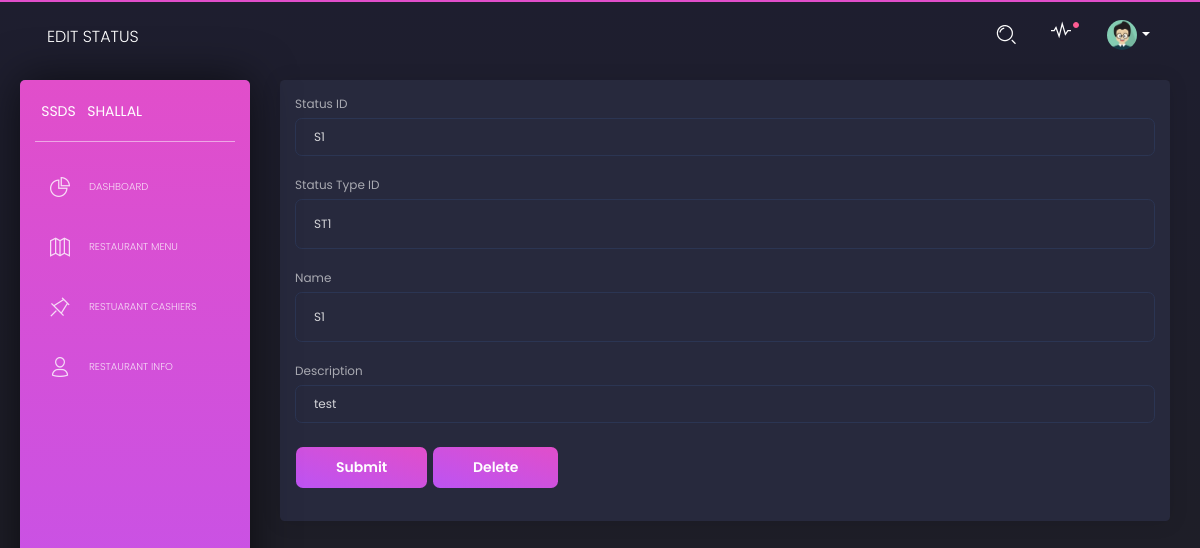
The page /editStatus/S1 on the database as committed earlier.
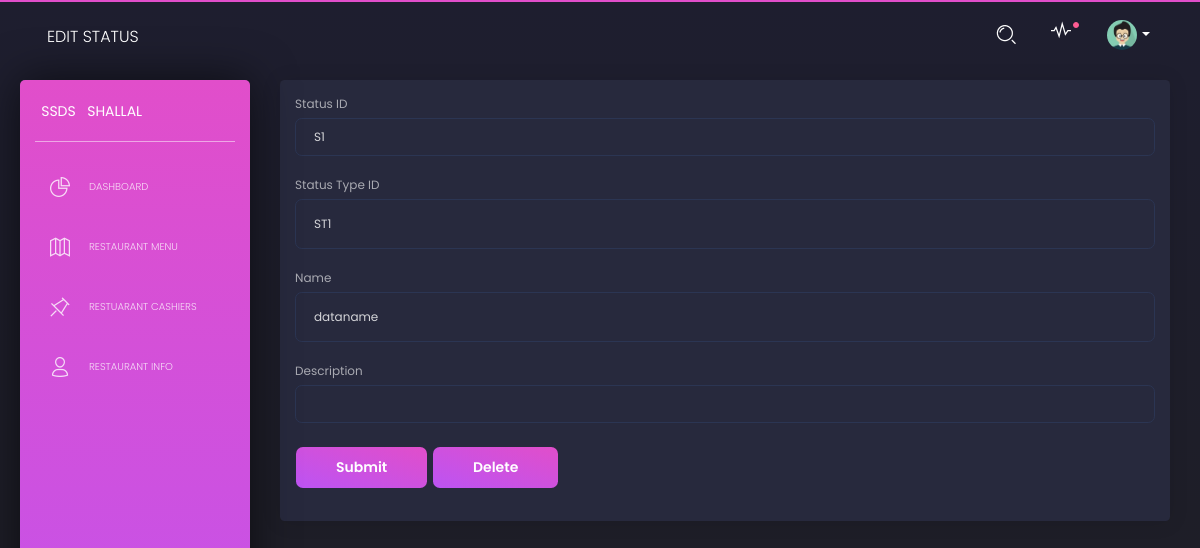
The same page on the database as committed later.
### database_setup.py (models this page shows)
class Status(Base):
    __tablename__='status'
    stsid=Column(String(10), primary_key=True,nullable=False)
    ststid=Column(String(10),ForeignKey("statustype.ststid"),nullable=False)
    name = Column(String(80), nullable=False)
    description=Column(String(225))

### ssds.py (the view, shortened to what this page needs)
@app.route('/editStatus/<string:stsid>', methods=['GET', 'POST'])
def editStatus(stsid):
    status = session.query(Status).filter_by(stsid=stsid).first()
    if request.method == 'POST' and request.form['submit_button'] == 'delete':
        session.delete(status)
        session.commit()
        return redirect(url_for('showDashboard'))
    else:
        return render_template('editStatus.html',
                               status=status)

### templates/editStatus.html (shortened to what the changed rows need)
<html lang="en" class="perfect-scrollbar-on"><head>
    <link href="https://use.fontawesome.com/releases/v5.0.6/css/all.css" rel="stylesheet">
    <link href="{{ url_for('static', filename='assets/css/nucleo-icons.css') }}" rel="stylesheet">
    <link href="{{ url_for('static', filename='assets/css/black-dashboard.css') }}" rel="stylesheet">
    <link href="{{ url_for('static', filename='assets/demo/demo.css') }}" rel="stylesheet">
</head>
  <body class="">
    <div class="wrapper">
      <div class="main-panel ps">
        <div class="content">
        <div class="card">
          <div class ="card-body">
            <form action="#" method="post">
                <div class="form-group">
                    <label for="stsid">Status ID</label>
                    <input type="stsid" class="form-control" name="stsid"  value="{{status.stsid}}">
                  </div>
                  <div class="form-group">
                      <label for="ststid">Status Type ID</label>
                      <input style="height:50px;" type="ststid" class="form-control" name="ststid"  value="{{status.ststid}}">
                    </div>
                    <div class="form-group">
                      <label for="name">Name</label>
                      <input style="height:50px"  class="form-control" name="name" value="{{status.name}}"">
                    </div>
                      <div class="form-group">
                          <label for="description">Description</label>
                        <input type="description" class="form-control" name="description"  value="{{status.description}}">
                    </div>
            </form>
          </div>
        </div>
            </div>
  </div></div></body></html>

Rows that differ between the two databases and show on the page:
changed Status "ST1": name "S1" → "dataname"; description "test" → (not shown)
